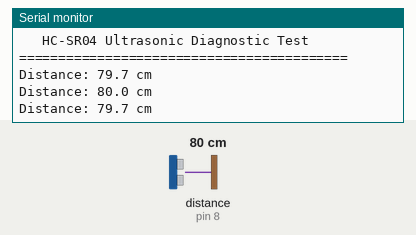
The sketch below on a simulated Arduino Uno, built with avr-gcc and run on an emulated ATmega328P. Parts: the last lines printed to the serial monitor. Wiring (inferred from the names in the program): ultrasonic range finder: trigger pin 9; echo pin 8. The test bench sets the inputs (shaded band); at power-on: distance to the obstacle (sensor on pin 8) 80 cm. The echo pulse lasts 58.3 µs per cm.

Above: at 2.2 s.
2.3 s: distance to the obstacle (sensor on pin 8) set to 2 cm
At 3.0 s:
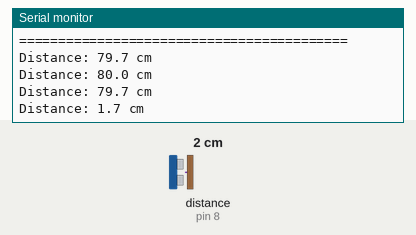
3.8 s: distance to the obstacle (sensor on pin 8) set to 4 cm
At 4.5 s:
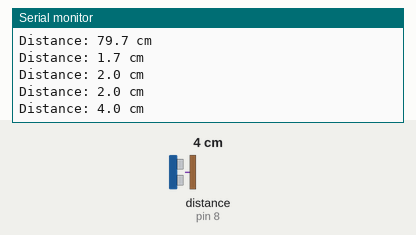
Timing chart, 0 to 6.8 s (numbered marks = the images above; inputs shaded):
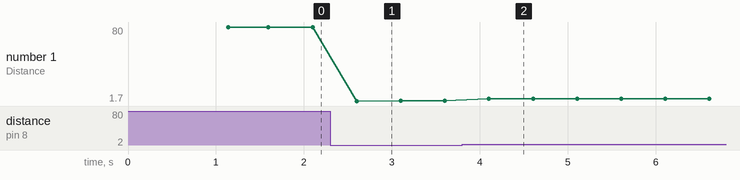

Measured:
- after the input at 2.3 s, the serial monitor: prints a new line after 0.30 s (image 1)
- after the input at 3.8 s, the serial monitor: prints a new line after 0.30 s (image 2)
- plotted number 1: 79.7 → 2 after the input at 2.3 s

The sketch:

check_ultrasonic.ino
```cpp
/*
  =============================================================================
  [PHYCOM EXAM] 3. โค้ดตรวจสอบเซ็นเซอร์ Ultrasonic (HC-SR04)
  =============================================================================

  📖 คำแนะนำการต่อสาย (Wiring Instructions):
  -----------------------------------------------------------------------------
  เซ็นเซอร์ HC-SR04 มีขาทั้งหมด 4 ขา เรียงตามตัวอักษรที่พิมพ์บนบอร์ด:
    - ขาที่ 1: VCC   ---> ต่อเข้าช่อง 5V บนบอร์ด Arduino
    - ขาที่ 2: Trig  ---> ต่อเข้าช่อง Pin 9 บนบอร์ด Arduino
    - ขาที่ 3: Echo  ---> ต่อเข้าช่อง Pin 8 บนบอร์ด Arduino
    - ขาที่ 4: GND   ---> ต่อเข้าช่อง GND บนบอร์ด Arduino

  💡 หลักการทำงานของเซ็นเซอร์:
  -----------------------------------------------------------------------------
  - ขา Trig รับสัญญาณ HIGH 10 ไมโครวินาทีจาก Arduino เพื่อยิงคลื่นเสียงอัลตราโซนิกออกไป
  - เมื่อคลื่นสะท้อนวัตถุกลับมา ขา Echo จะส่งพัลส์ HIGH กลับมายังบอร์ด
  - โค้ดคำนวณระยะทางจากสูตร: ระยะทาง (cm) = (ระยะเวลา uS * 0.0343) / 2

  🔍 วิธีทดสอบและตรวจสอบผลลัพธ์ (How to Test & Expected Output):
  -----------------------------------------------------------------------------
  1. กด Upload โค้ดลงบอร์ด Arduino
  2. เปิด Serial Monitor ตั้ง Baud Rate เป็น 9600
  3. นำฝ่ามือหรือสมุดมาวางไว้หน้าเซ็นเซอร์ที่ระยะประมาณ 10 cm, 20 cm, 30 cm
  4. ผลลัพธ์ที่ปกติ:
       - ตัวเลข Distance (cm) จะเปลี่ยนตามระยะของวัตถุตรงหน้า
       - ค่าวัดแม่นยำในช่วงประมาณ 2 cm ถึง 400 cm
  5. หากขึ้น "Warning: Out of range / No Echo" ตลอดเวลา:
       - ตรวจสอบสาย Trig (Pin 9) และ Echo (Pin 8) ว่าไม่ได้เสียบสลับกัน
       - ตรวจสอบว่าสายไฟ 5V และ GND เสียบแน่นหรือไม่
  =============================================================================
*/

const int trigPin = 9;
const int echoPin = 8;

void setup() {
  Serial.begin(9600);
  pinMode(trigPin, OUTPUT);
  pinMode(echoPin, INPUT);
  delay(1000);
  Serial.println("==========================================");
  Serial.println("   HC-SR04 Ultrasonic Diagnostic Test     ");
  Serial.println("==========================================");
}

void loop() {
  // เคลียร์สัญญาณ Trig ให้เป็น LOW ก่อนส่งสัญญาณ
  digitalWrite(trigPin, LOW);
  delayMicroseconds(2);

  // ส่งสัญญาณ Trigger HIGH เป็นเวลา 10 ไมโครวินาที
  digitalWrite(trigPin, HIGH);
  delayMicroseconds(10);
  digitalWrite(trigPin, LOW);

  // อ่านสัญญาณ Echo ที่สะท้อนกลับมา (ตั้ง Timeout ไว้ 30,000 us หรือประมาณ 5 เมตร)
  long duration = pulseIn(echoPin, HIGH, 30000);

  if (duration == 0) {
    Serial.println("Warning: Out of range / No Echo (ไม่พบสัญญาณสะท้อน หรือวัตถุอยู่ไกลเกินไป)");
  } else {
    // ความเร็วเสียงในอากาศประมาณ 343 เมตร/วินาที หรือ 0.0343 cm/us
    // หาร 2 เนื่องจากคลื่นเดินทางไปและกลับ
    float distance = duration * 0.0343 / 2.0;

    Serial.print("Distance: ");
    Serial.print(distance, 1);
    Serial.println(" cm");
  }

  delay(500); // อ่านค่าทุก 0.5 วินาที
}
```
